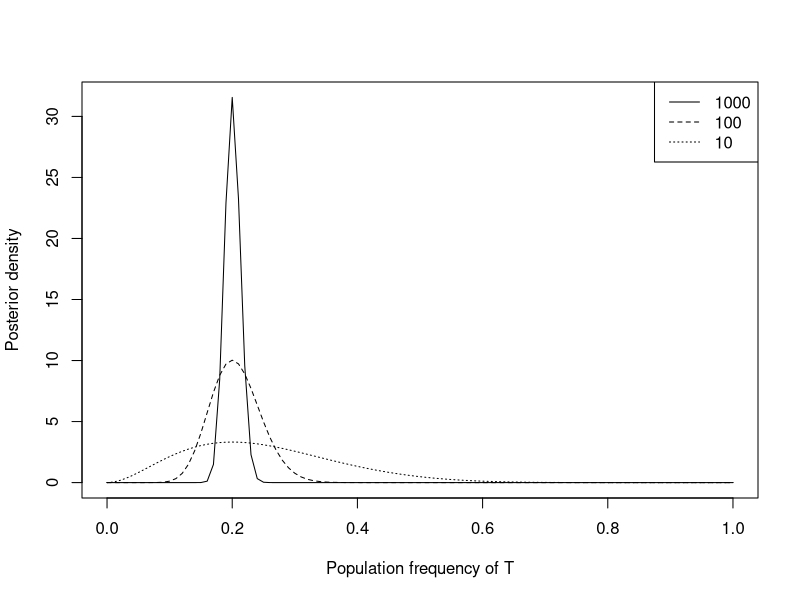
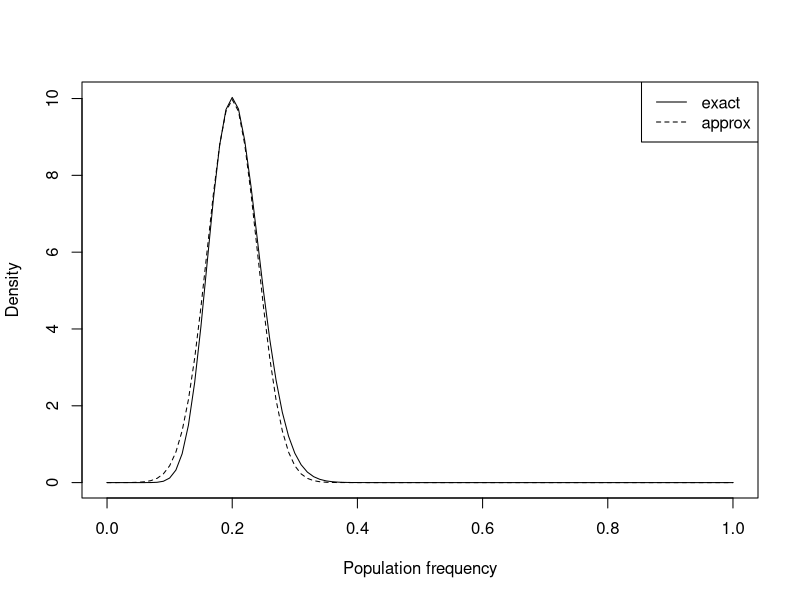
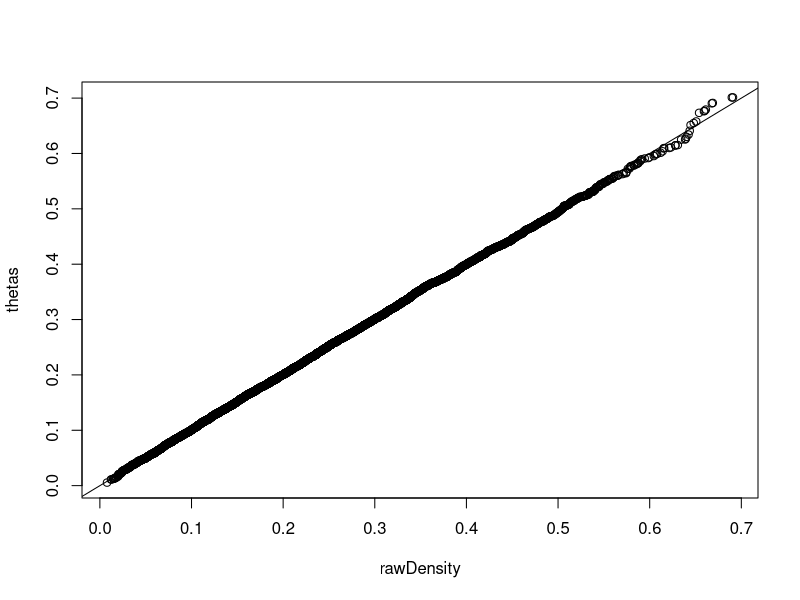

Write the R code that produced these figures, in order.
# Bayesian computation

# beta-binomial model of allele frequencies
p <- seq(0, 1, 0.01)

# 1000 chromosomes (20 derived alleles)
k <- 200
n <- 1000
alpha <- k+1
beta <- n-k+1
plot(x=p, y=dbeta(p, shape1=alpha, shape2=beta), ylab="Posterior density" , xlab="Population frequency of T", type="l")

# 100 chromosomes
k <- 20
n <- 100
alpha <- k+1
beta <- n-k+1
points(x=p, y=dbeta(p, shape1=alpha, shape2=beta), type="l", lty=2)

# 10 chromosomes
k <- 2
n <- 10
alpha <- k+1
beta <- n-k+1
points(x=p, y=dbeta(p, shape1=alpha, shape2=beta), type="l", lty=3)

legend("topright", legend=c(1e3,1e2,1e1), lty=1:3)

# beta-binomial model of allele frequencies
p <- seq(0, 1, 0.01)

# 100 chromosomes (20 derived alleles)
k <- 20
n <- 100

# exact posterior with flat prior
alpha <- k+1
beta <- n-k+1
plot(x=p, y=dbeta(p, shape1=alpha, shape2=beta), ylab="Density" , xlab="Population frequency", type="l")

# normal approximation
thetaHat <- k/n
var <- thetaHat*(1-thetaHat)/n
points(x=p, y=dnorm(p, mean=thetaHat, sd=sqrt(var)), type="l", lty=2)

legend("topright", c("exact","approx"), lty=1:2)

# data
k <- 20
n <- 100

# exact posterior with flat prior
alpha <- k+1
beta <- n-k+1
exact <- rbeta(1e5, shape1=alpha, shape2=beta)
quantile(exact)

# normal approximation
thetaHat <- k/n
var <- thetaHat*(1-thetaHat)/n
approx <- rnorm(1e5, mean=thetaHat, sd=sqrt(var))
quantile(approx)

# calculate density from true posterior
calcTrueDensity <- function(x) dbeta(x, 3, 10)

# g is a uniform prior, M is the maximum density value of the posterior (if known)
x <- seq(0,1,0.01)
epsilon <- 1e-3
M <- max(calcTrueDensity(x)) + epsilon

thetas <- c()

# we want N samples
N <- 1e4
rawDensity <- rbeta(N, 3, 10)

while (length(thetas) < N) {

	theta_j <- runif(1, 0, 1)
	U <- runif(1, 0, 1)
    
    if (M*U < calcTrueDensity(theta_j)) thetas <- c(thetas, theta_j) 

}

# check qq-plot
qqplot(rawDensity, thetas)
abline(0,1)
